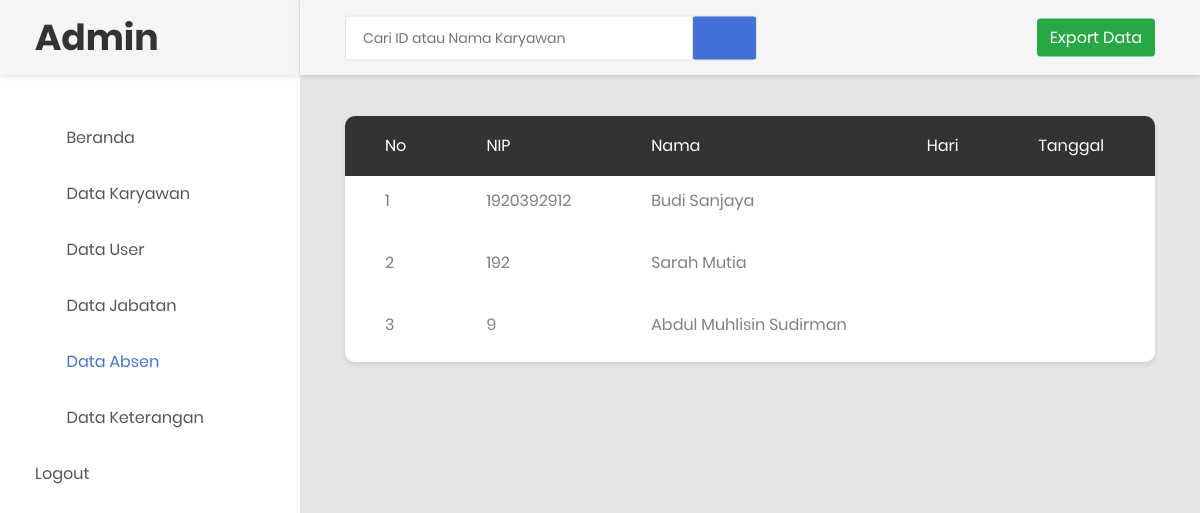
Before: /data_absen.php (signed in) with the older database file.
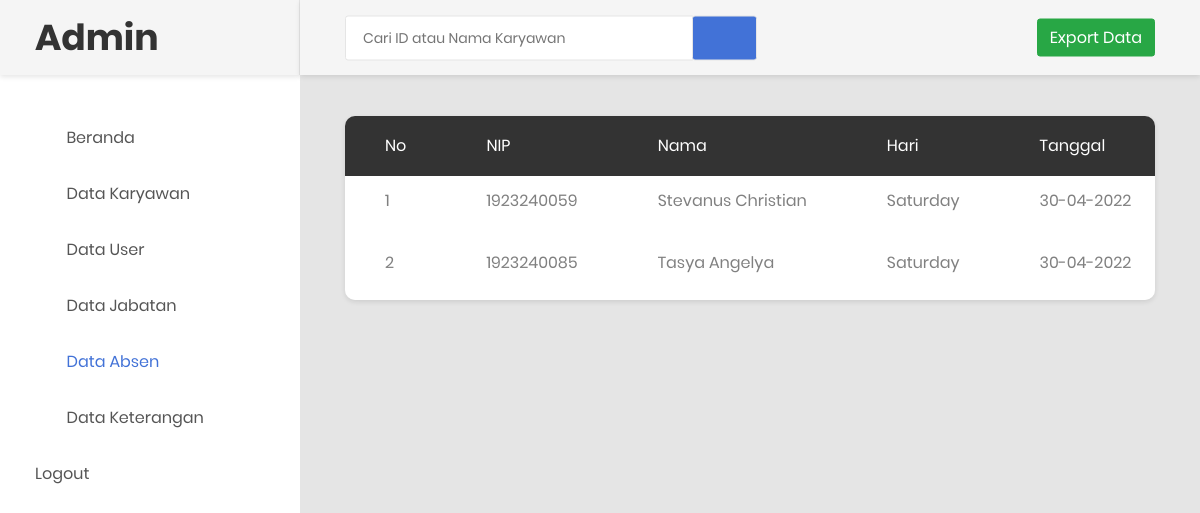
After: the same page with the newer database file.
### tables this page shows
CREATE TABLE `tb_absen` (
  `id` int(11) NOT NULL,
  `id_karyawan` varchar(255) NOT NULL,
  `nama` varchar(255) NOT NULL,
  `hari` varchar(250) NOT NULL,
  `tanggal` varchar(250) NOT NULL,
  `waktu` varchar(255) NOT NULL,
  `latitude` varchar(250) NOT NULL,
  `longitude` varchar(250) NOT NULL
);

### data_absen.php (the view, shortened to what the changed rows need)
<!DOCTYPE html>
<html lang="en">
<head>
    <link rel="stylesheet" href="https://maxcdn.bootstrapcdn.com/bootstrap/4.5.2/css/bootstrap.min.css">
    <link rel="stylesheet" type="text/css" href="css/bootstrap.css" media="all">
    <link href="css/font-face.css" rel="stylesheet" media="all">
    <link href="vendor/font-awesome-4.7/css/font-awesome.min.css" rel="stylesheet" media="all">
    <link href="vendor/font-awesome-5/css/fontawesome-all.min.css" rel="stylesheet" media="all">
    <link href="vendor/mdi-font/css/material-design-iconic-font.min.css" rel="stylesheet" media="all">
    <link href="vendor/bootstrap-4.1/bootstrap.min.css" rel="stylesheet" media="all">
    <link href="vendor/animsition/animsition.min.css" rel="stylesheet" media="all">
    <link href="vendor/bootstrap-progressbar/bootstrap-progressbar-3.3.4.min.css" rel="stylesheet" media="all">
    <link href="vendor/wow/animate.css" rel="stylesheet" media="all">
    <link href="vendor/css-hamburgers/hamburgers.min.css" rel="stylesheet" media="all">
    <link href="vendor/slick/slick.css" rel="stylesheet" media="all">
    <link href="vendor/select2/select2.min.css" rel="stylesheet" media="all">
    <link href="vendor/perfect-scrollbar/perfect-scrollbar.css" rel="stylesheet" media="all">
    <link href="css/theme.css" rel="stylesheet" media="all">
</head>
<body class="animsition">
    <div class="page-wrapper">
        <aside class="menu-sidebar d-none d-lg-block">
            <div class="logo">
                <a href="#">
                    <h1>Admin</h1>
                </a>
            </div>
        </aside>
        <div class="page-container">
            <div class="main-content">
                <div class="section__content section__content--p30">
                    <div class="container-fluid">
                                <div class="table-responsive table--no-card m-b-30">
                                    <table class="table table-borderless table-striped table-earning">
                                        <thead>
                                            <tr>
                                                <th>No</th>
                                                <th>NIP</th>
                                                <th>Nama</th>
                                                <th>Hari</th>
                                                <th>Tanggal</th>
                                                <th>Waktu</th>
                                            </tr>
                                        </thead>
                                        <?php
                                            include 'koneksi.php';
                                            $sql = "SELECT * FROM tb_absen";
                                            $query = mysqli_query($koneksi, $sql);
                                            $no = 1;
                                            while ($row = mysqli_fetch_array($query)) {
                                         ?>
                                        <tbody>
                                            <tr>
                                                <td><?php echo $no ?></td>
                                                <td><?php echo $row['id_karyawan']; ?></td>
                                                <td><?php echo $row ['nama']; ?></td>
                                                <td><?php echo $row['hari']; ?></td>
                                                <td><?php echo $row['tanggal']; ?></td>
                                                <td><?php echo $row['waktu']; ?></td>
                                            </tr>
                                           <?php
                                           $no++;
                                       }
                                            ?>
                                        </tbody>
                                    </table>
                                </div>
                            </div>
                        </div>
                </div>
            </div>
        </div>
</body>
</html>

Changed rows visible on the page:
removed tb_absen: id_karyawan "1920392912", nama "Budi Sanjaya"
removed tb_absen: id_karyawan "192", nama "Sarah Mutia"
removed tb_absen: id_karyawan "9", nama "Abdul Muhlisin Sudirman"
added tb_absen: id_karyawan "1923240059", nama "Stevanus Christian", hari "Saturday", tanggal "30-04-2022"
added tb_absen: id_karyawan "1923240085", nama "Tasya Angelya", hari "Saturday", tanggal "30-04-2022"
